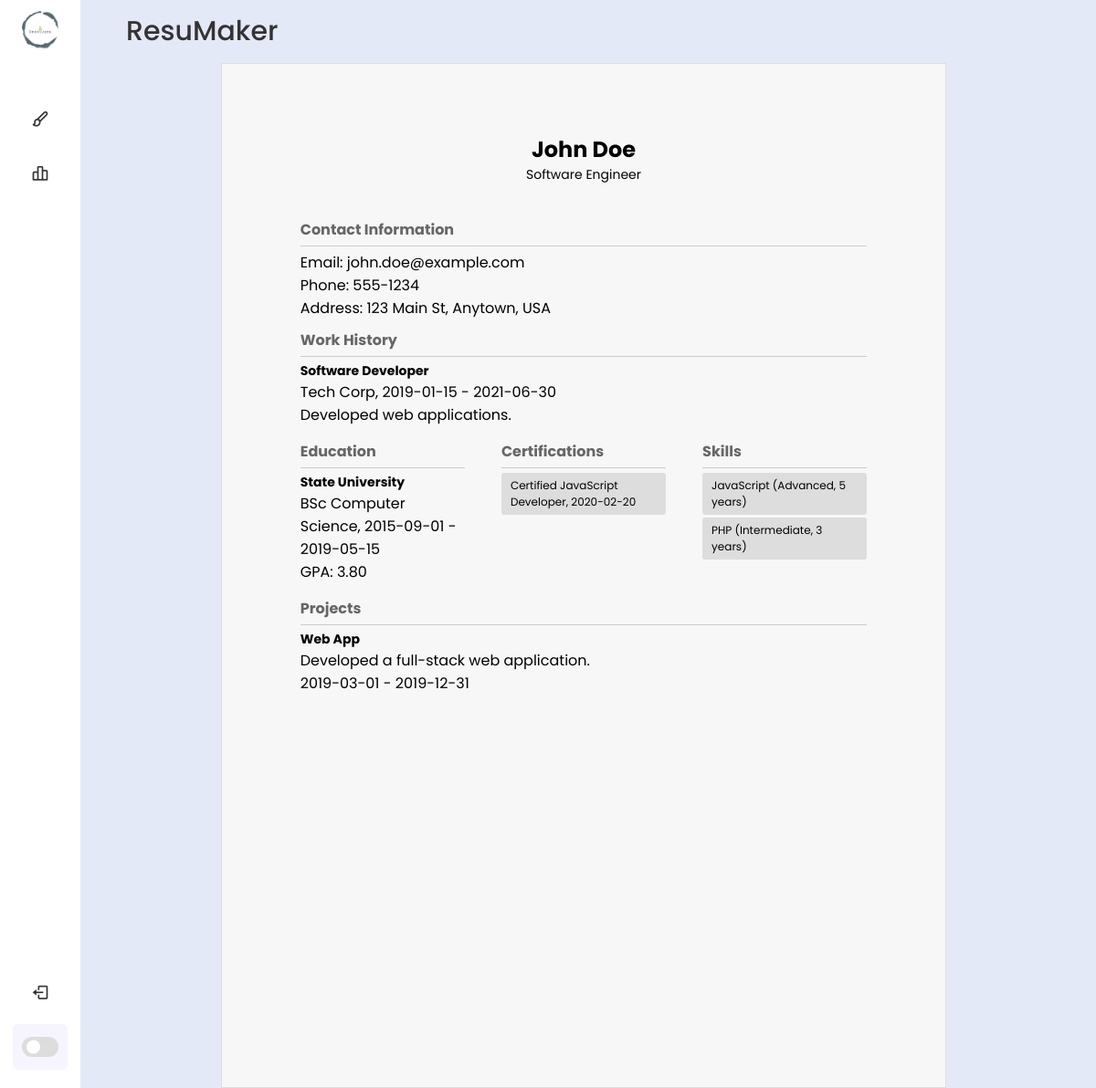
The page /views/layout.php (signed in) on the database its author committed.
### tables this page shows
CREATE TABLE users (
    userid INT AUTO_INCREMENT PRIMARY KEY,
    name VARCHAR(50),
    address VARCHAR(100),
    email VARCHAR(100),
    phone_number VARCHAR(20),
    password VARCHAR(255)
);

CREATE TABLE work_history (
    user_id INT,
    company_name VARCHAR(100),
    position VARCHAR(50),
    start_date DATE,
    end_date DATE,
    responsibilities TEXT,
    FOREIGN KEY (user_id) REFERENCES users(userid)
);

CREATE TABLE education (
    user_id INT,
    institution VARCHAR(100),
    degree VARCHAR(50),
    start_date DATE,
    end_date DATE,
    gpa DECIMAL(3, 2),
    FOREIGN KEY (user_id) REFERENCES users(userid)
);

CREATE TABLE certifications (
    user_id INT,
    certification_name VARCHAR(100),
    issue_date DATE,
    FOREIGN KEY (user_id) REFERENCES users(userid)
);

CREATE TABLE user_skills (
    user_id INT,
    skill VARCHAR(50),
    proficiency_level VARCHAR(20),
    experience_years INT,
    FOREIGN KEY (user_id) REFERENCES users(userid)
);

CREATE TABLE projects (
    user_id INT,
    project_name VARCHAR(100),
    description TEXT,
    start_date DATE,
    end_date DATE,
    FOREIGN KEY (user_id) REFERENCES users(userid)
);

### views/functions.php (the view, shortened to what this page needs)
<?php
function connectDatabase() {
    $host = 'localhost';
    $db = 'resume_builder';
    $user = 'root';
    $pass = '';
    $conn = new mysqli($host, $user, $pass, $db);
    return $conn;
}
function fetchUserInfo($conn, $userid) {
    $sql = "SELECT * FROM users WHERE userid = $userid";
    $result = $conn->query($sql);
    return $result->fetch_assoc();
}
function fetchUserSkills($conn, $userid) {
    $sql = "SELECT * FROM user_skills WHERE user_id = $userid";
    $result = $conn->query($sql);
    return $result->fetch_all(MYSQLI_ASSOC);
}
function fetchWorkHistory($conn, $userid) {
    $sql = "SELECT * FROM work_history WHERE user_id = $userid";
    $result = $conn->query($sql);
    return $result->fetch_all(MYSQLI_ASSOC);
}
function fetchEducation($conn, $userid) {
    $sql = "SELECT * FROM education WHERE user_id = $userid";
    $result = $conn->query($sql);
    return $result->fetch_all(MYSQLI_ASSOC);
}
function fetchCertifications($conn, $userid) {
    $sql = "SELECT * FROM certifications WHERE user_id = $userid";
    $result = $conn->query($sql);
    return $result->fetch_all(MYSQLI_ASSOC);
}
function fetchProjects($conn, $userid) {
    $sql = "SELECT * FROM projects WHERE user_id = $userid";
    $result = $conn->query($sql);
    return $result->fetch_all(MYSQLI_ASSOC);
}
function generateResume($userid,$cssHref) {
    $conn = connectDatabase();
    $userInfo = fetchUserInfo($conn, $userid);
    $userSkills = fetchUserSkills($conn, $userid);
    $userWorkHistory = fetchWorkHistory($conn, $userid);
    $userEducation = fetchEducation($conn, $userid);
    $userCertifications = fetchCertifications($conn, $userid);
    $userProjects = fetchProjects($conn, $userid);
    ?>
    <!DOCTYPE html>
    <html lang="en">
    <head>
        <link rel="stylesheet" href="<?php echo $cssHref; ?>">
    </head>
    <body>
        <div class="theme-resume">
            <header class="theme-header">
                <h1 class="theme-header-title"><?= htmlspecialchars($userInfo['name']) ?></h1>
                <p class="theme-header-subtitle">Software Engineer</p>
            </header>
            <section class="theme-section theme-contact-info">
                <h2 class="theme-section-title">Contact Information</h2>
                <p>Email: <?= htmlspecialchars($userInfo['email']) ?></p>
                <p>Phone: <?= htmlspecialchars($userInfo['phone_number']) ?></p>
                <p>Address: <?= htmlspecialchars($userInfo['address']) ?></p>
            </section>
            <section class="theme-section theme-experience">
                <h2 class="theme-section-title">Work History</h2>
                <?php foreach ($userWorkHistory as $job): ?>
                <div class="theme-job">
                    <h3 class="theme-job-title"><?= htmlspecialchars($job['position']) ?></h3>
                    <p><?= htmlspecialchars($job['company_name']) ?>, <?= htmlspecialchars($job['start_date']) ?> - <?= htmlspecialchars($job['end_date']) ?></p>
                    <ul>
                        <li><?= htmlspecialchars($job['responsibilities']) ?></li>
                    </ul>
                </div>
                <?php endforeach; ?>
            </section>
            <div class="theme-grid-container">
                <section class="theme-section theme-education">
                    <h2 class="theme-section-title">Education</h2>
                    <?php foreach ($userEducation as $school): ?>
                    <div class="theme-school">
                        <h3 class="theme-school-title"><?= htmlspecialchars($school['institution']) ?></h3>
                        <p><?= htmlspecialchars($school['degree']) ?>, <?= htmlspecialchars($school['start_date']) ?> - <?= htmlspecialchars($school['end_date']) ?></p>
                        <p>GPA: <?= htmlspecialchars($school['gpa']) ?></p>
                    </div>
                    <?php endforeach; ?>
                </section>
                <section class="theme-section theme-certifications">
                    <h2 class="theme-section-title">Certifications</h2>
                    <ul class="theme-certifications-list">
                        <?php foreach ($userCertifications as $certification): ?>
                        <li class="theme-certification-item"><?= htmlspecialchars($certification['certification_name']) ?>, <?= htmlspecialchars($certification['issue_date']) ?></li>
                        <?php endforeach; ?>
                    </ul>
                </section>
                <section class="theme-section theme-skills">
                    <h2 class="theme-section-title">Skills</h2>
                    <ul class="theme-skills-list">
                        <?php foreach ($userSkills as $skill): ?>
                        <li class="theme-skill-item"><?= htmlspecialchars($skill['skill']) ?> (<?= htmlspecialchars($skill['proficiency_level']) ?>, <?= htmlspecialchars($skill['experience_years']) ?> years)</li>
                        <?php endforeach; ?>
                    </ul>
                </section>
            </div>
            <section class="theme-section theme-projects">
                <h2 class="theme-section-title">Projects</h2>
                <?php foreach ($userProjects as $project): ?>
                <div class="theme-project">
                    <h3 class="theme-project-title"><?= htmlspecialchars($project['project_name']) ?></h3>
                    <p><?= htmlspecialchars($project['description']) ?></p>
                    <p><?= htmlspecialchars($project['start_date']) ?> - <?= htmlspecialchars($project['end_date']) ?></p>
                </div>
                <?php endforeach; ?>
            </section>
        </div>
    </body>
    </html>
    <?php
    return ob_get_clean();
}
?>

### views/layout.php (shortened to what this page needs)
<!DOCTYPE html>
<html lang="en">
<head>
    <link rel="stylesheet" href="./css/layout.css">
    <link rel="stylesheet" href="./css/theme1.css">
    <link href='https://unpkg.com/boxicons@2.1.1/css/boxicons.min.css' rel='stylesheet'>
</head>
<body>
    <nav class="sidebar close">
        <header>
            <div class="image-text">
                <span class="image">
                    <img src="img\ResuMaker.png" alt="">
                </span>
            </div>
        </header>
        <div class="menu-bar">
            <div class="menu">
                <ul class="menu-links">
                    <li class="nav-link">
                        <a href="#">
                            <i class='bx bx-paint icon'></i>
                        </a>
                    </li>
                    <li class="nav-link">
                        <a href="#">
                            <i class='bx bx-bar-chart-alt-2 icon'></i>
                        </a>
                    </li>
                </ul>
            </div>
            <div class="bottom-content">
                <li class="">
                    <a href="#">
                        <i class='bx bx-log-out icon'></i>
                    </a>
                </li>
                <li class="mode">
                    <div class="toggle-switch">
                        <span class="switch"></span>
                    </div>
                </li>
            </div>
        </div>
    </nav>
    <section class="home">
        <div class="text" id="print">ResuMaker</div>
        <?php
            require 'functions.php';
            $userid=$_SESSION['user_id'];;
            echo generateResume($userid,"./css/theme1.css");
        ?>
    </section>
</body>
</html>

### views/css/layout.css (style rules this page uses)
* { margin: 0; padding: 0; box-sizing: border-box; font-family: "Poppins", sans-serif; }
:root { --body-color: #e4e9f7; --sidebar-color: #fff; --primary-color: #695cfe; --primary-color-light: #f6f5ff; --toggle-color: #ddd; --text-color: #707070; --tran-03: all 0.2s ease; --tran-03: all 0.3s ease; --tran-04: all 0.3s ease; --tran-05: all 0.3s ease; }
body { min-height: 100vh; background-color: var(--body-color); transition: var(--tran-05); }
.sidebar { position: fixed; top: 0; left: 0; height: 100%; width: 250px; padding: 10px 14px; background: var(--sidebar-color); transition: var(--tran-05); z-index: 100; }
.sidebar.close { width: 88px; }
.sidebar li { height: 50px; list-style: none; display: flex; align-items: center; margin-top: 10px; }
.sidebar header .image, .sidebar .icon { min-width: 60px; border-radius: 6px; }
.sidebar .icon { min-width: 60px; border-radius: 6px; height: 100%; display: flex; align-items: center; justify-content: center; font-size: 20px; }
.sidebar .text, .sidebar .icon { color: var(--text-color); transition: var(--tran-03); }
.sidebar header { position: relative; }
.sidebar header .image-text { display: flex; align-items: center; }
.sidebar header .image { display: flex; align-items: center; justify-content: center; }
.sidebar header .image img { width: 40px; border-radius: 6px; }
.sidebar .menu { margin-top: 40px; }
.sidebar li a { list-style: none; height: 100%; background-color: transparent; display: flex; align-items: center; height: 100%; width: 100%; border-radius: 6px; text-decoration: none; transition: var(--tran-03); }
.sidebar .menu-bar { height: calc(100% - 55px); display: flex; flex-direction: column; justify-content: space-between; overflow-y: scroll; }
.sidebar .menu-bar .mode { border-radius: 6px; background-color: var(--primary-color-light); position: relative; transition: var(--tran-05); }
.menu-bar .bottom-content .toggle-switch { position: absolute; right: 0; height: 100%; min-width: 60px; display: flex; align-items: center; justify-content: center; border-radius: 6px; cursor: pointer; }
.toggle-switch .switch { position: relative; height: 22px; width: 40px; border-radius: 25px; background-color: var(--toggle-color); transition: var(--tran-05); }
.switch::before { content: ""; position: absolute; height: 15px; width: 15px; border-radius: 50%; top: 50%; left: 5px; transform: translateY(-50%); background-color: var(--sidebar-color); transition: var(--tran-04); }
.home { position: absolute; top: 0; top: 0; left: 250px; height: 100vh; width: calc(100% - 250px); background-color: var(--body-color); transition: var(--tran-05); }
.home .text { font-size: 30px; font-weight: 500; color: var(--text-color); padding: 12px 60px; }
.sidebar.close ~ .home { left: 78px; height: 100vh; width: calc(100% - 78px); }

### views/css/theme1.css (style rules this page uses)
:root { --main-bg-color: #f7f7f7; --border-color: #ddd; --text-color: #333; --header-color: #000; --section-title-color: #666; --section-border-color: #ccc; --skill-bg-color: #ddd; }
.theme-resume { width: 210mm; height: 297mm; max-width: 100%; margin: auto; padding: 20mm; box-sizing: border-box; background-color: var(--main-bg-color); border: 1px solid var(--border-color); }
.theme-header { text-align: center; margin-bottom: 10mm; }
.theme-header-title { margin: 0; font-size: 24px; color: var(--header-color); }
.theme-header-subtitle { font-size: 14px; color: var(--header-color); }
.theme-section { overflow: hidden; padding: 0 10px; box-sizing: border-box; margin-bottom: 10px; }
.theme-section-title { margin: 0 0 5px; border-bottom: 1px solid var(--section-border-color); padding-bottom: 5px; font-size: 16px; color: var(--section-title-color); }
.theme-job, .theme-school, .theme-project { margin-bottom: 5px; }
.theme-job-title, .theme-school-title, .theme-project-title { margin: 0; font-size: 14px; }
.theme-grid-container { display: grid; grid-template-columns: 1fr 1fr 1fr; gap: 20px; }
.theme-skills-list, .theme-certifications-list { list-style-type: none; padding: 0; }
.theme-skill-item, .theme-certification-item { background-color: var(--skill-bg-color); margin: 3px 0; padding: 5px 10px; border-radius: 3px; font-size: 12px; }
.theme-contact-info { margin-bottom: 10px; }
.theme-experience { margin-bottom: 10px; }
.theme-education { margin-bottom: 10px; }
.theme-certifications { margin-bottom: 10px; }
.theme-skills { margin-bottom: 10px; }
.theme-projects { margin-bottom: 10px; }

### rows shown on the page
users: name "John Doe", email "john.doe@example.com", phone_number "555-1234", address "123 Main St, Anytown, USA"
work_history: position "Software Developer", company_name "Tech Corp", start_date "2019-01-15", end_date "2021-06-30", responsibilities "Developed web applications."
education: institution "State University", degree "BSc Computer Science", start_date "2015-09-01", end_date "2019-05-15", gpa "3.80"
certifications: certification_name "Certified JavaScript Developer", issue_date "2020-02-20"
user_skills: skill "JavaScript", proficiency_level "Advanced", experience_years "5"
user_skills: skill "PHP", proficiency_level "Intermediate", experience_years "3"
projects: project_name "Web App", description "Developed a full-stack web application.", start_date "2019-03-01", end_date "2019-12-31"
